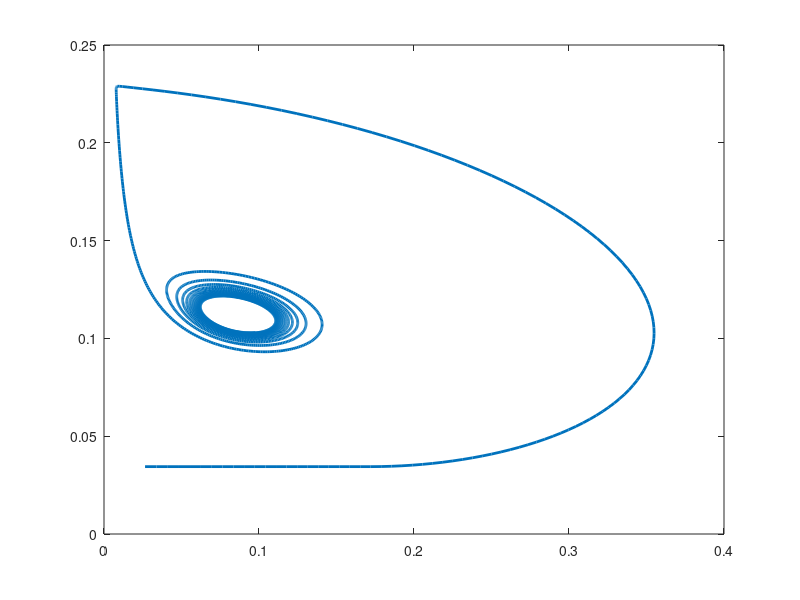
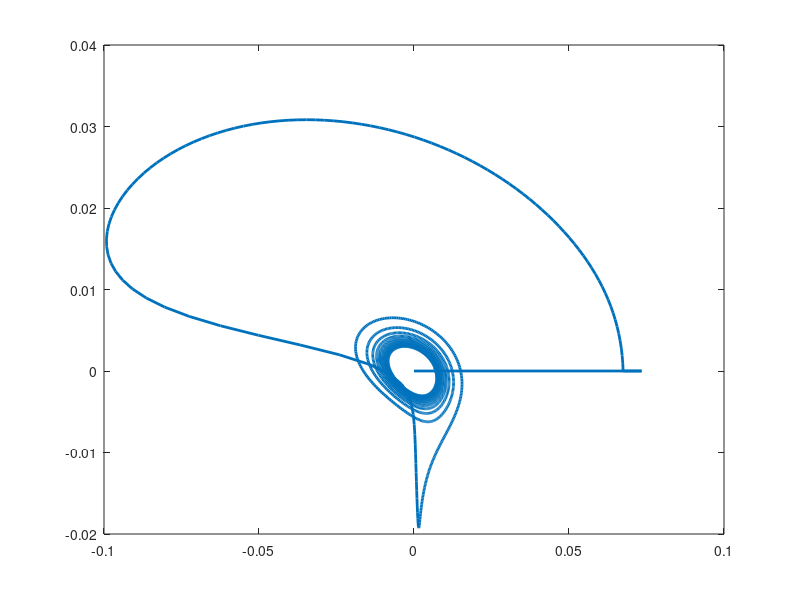
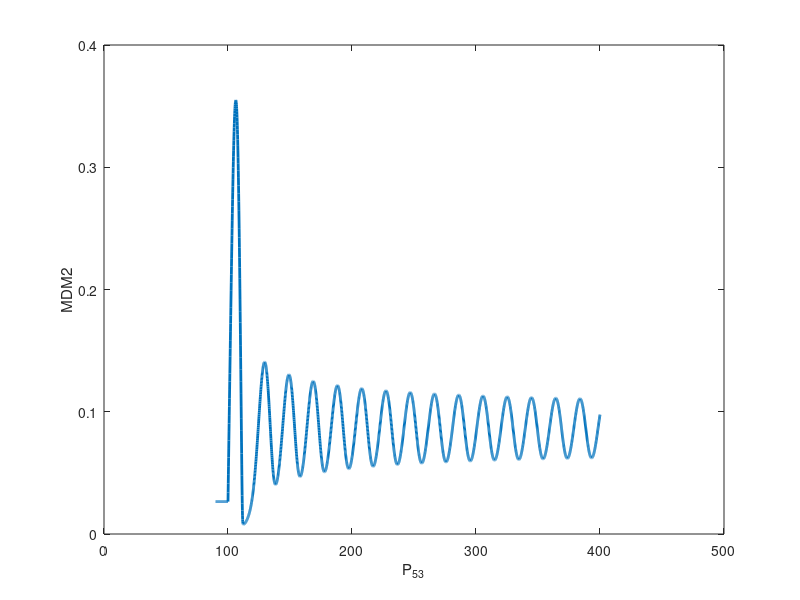

Write the MATLAB code that produced these figures, in order. (Note: this script raises an error after producing the figures.)
clear all; close all; clc

L = 10;
Val = zeros(100,100);
for test1 = 1:1
    test1
    for test2 = 1:1
        
    Tmax = 800; ts = 0.1; dt = 0.001; N = 10; NN = round(Tmax/dt);
    Sav = zeros(round(Tmax/ts),3);
    P_I = ones(NN,1)*0.1;       M = ones(NN,1)*0.15;
    d1 = 0; d2 = 0; d3 = 0; d4 = 0; d5 = 0; d6 = 0;
    k1 = 0.1; 
    if (test1 == 1)
        TDel1 = round(2100);
    else
        TDel1 = round(2);
    end
    k2 = 1.0; k4 = 0.01;
    k7 = 0.1; k8 = 0.1;
    k10 = k1; k20 = k2; k80 = k8; k70 = k7; k40 = k4;
    TDel10 = TDel1;

    RT = 0; click = 1; RT0 = 0; c = 1; X = 1.;
        
        lambda1 = 0; lambda2 = 0; lambda3 = 0; lambda4 = 0;
        lambda1 = 3.;
        lambda2 = 0;
        k70 = 0.13;
        k20 = k20*(1 + lambda1*X);
        k40 = k40*(1 + lambda2*X);
        k70 = k70*(1 - lambda3*X);
        %k80 = k80*(1 - lambda4*X);
        TDel10 = TDel10*(1+lambda4*X);
        k1 = k10; k2 = k20; k4 = k40;
        k7 = k70; k8 = k80; TDel1 = TDel10;
        Tmax = 800;
        while (RT < Tmax-dt)
            c = c+1;        RT  = RT + dt;
            %%%%%%%%%%%% Updates
            
            dPi = k1 - k2*M(c-1)*P_I(c-1)/(k4 + P_I(c-1));
            dM  = k7*(P_I(mod(c-TDel1,NN)+1)) - k8*M(c-1);
            
            P_I(c) = P_I(c-1) + dt*(dPi);
            M(c)   = M(c-1) + dt*(dM);
            
            
            
            if (RT > 100 && RT0 < 100);
            k2 = k20/(1 + lambda1*X); k4 = k40/(1 + lambda2*X); 
            k7 = k70/(1 - lambda3*X); 
            TDel1 = TDel10/(1 + lambda4*X);
            click0 = click; 
            end
            
            %%%%%%%%%%%% Secure Against Runaways
            if (P_I(c) < 0);          P_I(c) = 0.000001;   end
            if (M(c) < 0);            M(c)   = 0.000001;   end
            RT0 = RT;
            %%%%%%%%%%%% Save elements
            if (RT > ts*click)
                SavDet(click,1) = RT; SavDet(click,2) = P_I(c); SavDet(click,3) = M(c); SavDet(click,4) = dPi; SavDet(click,5) = dM;
                click=click+1;
            end
        end
        AA = find(max(SavDet(click0:click0+1000,2)));
        Val(test1,test2) = SavDet(AA,2);
        if (test1 < 5)
            figure(1)
            N1 = 100; N2= 3000;
            plot(SavDet(click0-N1:click0+N2,2),SavDet(click0-N1:click0+N2,3),'LineWidth',2); hold on
            figure(2)
            plot(SavDet(click0-N1:click0+N2,4),SavDet(click0-N1:click0+N2,5),'LineWidth',2); hold on
            figure(3)
            plot(SavDet(click0-N1:click0+N2,1),SavDet(click0-N1:click0+N2,2),'LineWidth',2); hold on
        end
        mean(SavDet(click0+200:end,2))
    end
end
xlabel('P_{53}'); ylabel('MDM2'); goodplot
figure(1)
xx = linspace(0,0.4,1000)';
plot(xx,k1/k2*(xx+k4)./xx)
